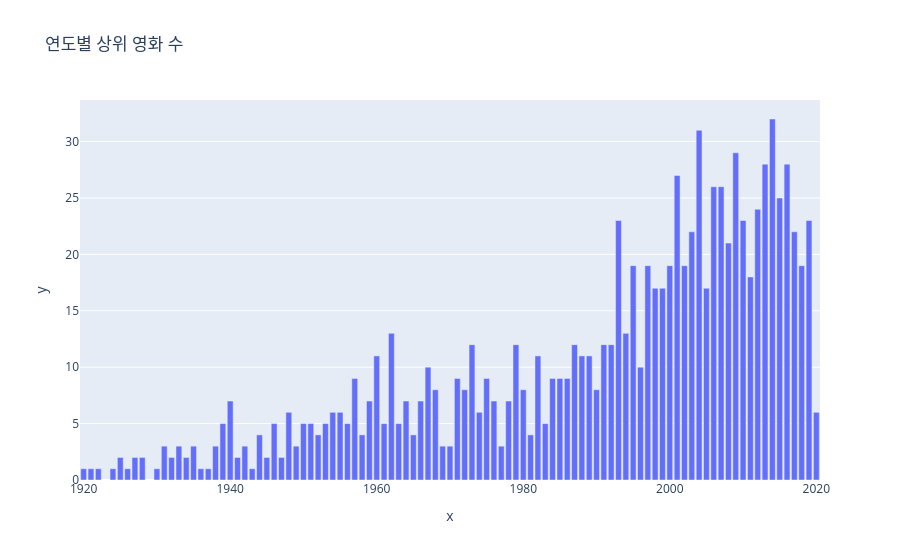

Notebook code for this chart:
### Code cell
# 시각화 코드는 단순
fig = px.bar( x=year_count.index, y=year_count.values, title='연도별 상위 영화 수' )
fig.show()

### Figure 1 — Plotly figure (JSON) as saved in the notebook; plotly's stock layout.template omitted (floating-point values rounded to 4 significant figures)
{"data": [{"hovertemplate": "x=%{x}<br>y=%{y}<extra></extra>", "legendgroup": "", "marker": {"color": "#636efa", "pattern": {"shape": ""}}, "name": "", "orientation": "v", "showlegend": false, "textposition": "auto", "type": "bar", "x": [1920, 1921, 1922, 1924, 1925, 1926, 1927, 1928, 1930, 1931, 1932, 1933, 1934, 1935, 1936, 1937, 1938, 1939, 1940, 1941, 1942, 1943, 1944, 1945, 1946, 1947, 1948, 1949, 1950, 1951, 1952, 1953, 1954, 1955, 1956, 1957, 1958, 1959, 1960, 1961, 1962, 1963, 1964, 1965, 1966, 1967, 1968, 1969, 1970, 1971, 1972, 1973, 1974, 1975, 1976, 1977, 1978, 1979, 1980, 1981, 1982, 1983, 1984, 1985, 1986, 1987, 1988, 1989, 1990, 1991, 1992, 1993, 1994, 1995, 1996, 1997, 1998, 1999, 2000, 2001, 2002, 2003, 2004, 2005, 2006, 2007, 2008, 2009, 2010, 2011, 2012, 2013, 2014, 2015, 2016, 2017, 2018, 2019, 2020], "xaxis": "x", "y": [1, 1, 1, 1, 2, 1, 2, 2, 1, 3, 2, 3, 2, 3, 1, 1, 3, 5, 7, 2, 3, 1, 4, 2, 5, 2, 6, 3, 5, 5, 4, 5, 6, 6, 5, 9, 4, 7, 11, 5, 13, 5, 7, 4, 7, 10, 8, 3, 3, 9, 8, 12, 6, 9, 7, 3, 7, 12, 8, 4, 11, 5, 9, 9, 9, 12, 11, 11, 8, 12, 12, 23, 13, 19, 10, 19, 17, 17, 19, 27, 19, 22, 31, 17, 26, 26, 21, 29, 23, 18, 24, 28, 32, 25, 28, 22, 19, 23, 6], "yaxis": "y"}], "layout": {"barmode": "relative", "legend": {"tracegroupgap": 0}, "title": {"text": "연도별 상위 영화 수"}, "xaxis": {"anchor": "y", "domain": [0, 1], "title": {"text": "x"}}, "yaxis": {"anchor": "x", "domain": [0, 1], "title": {"text": "y"}}}}
